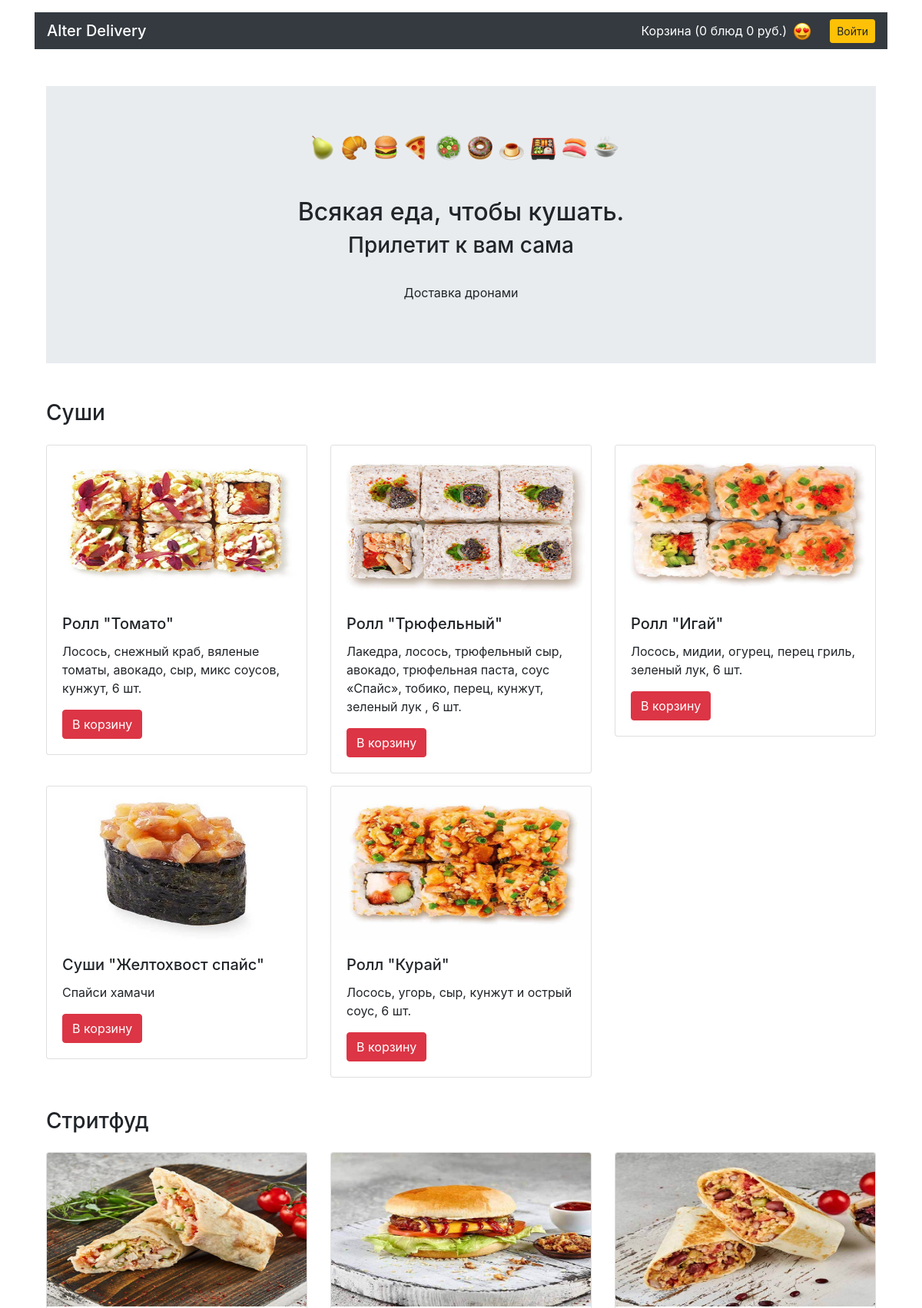
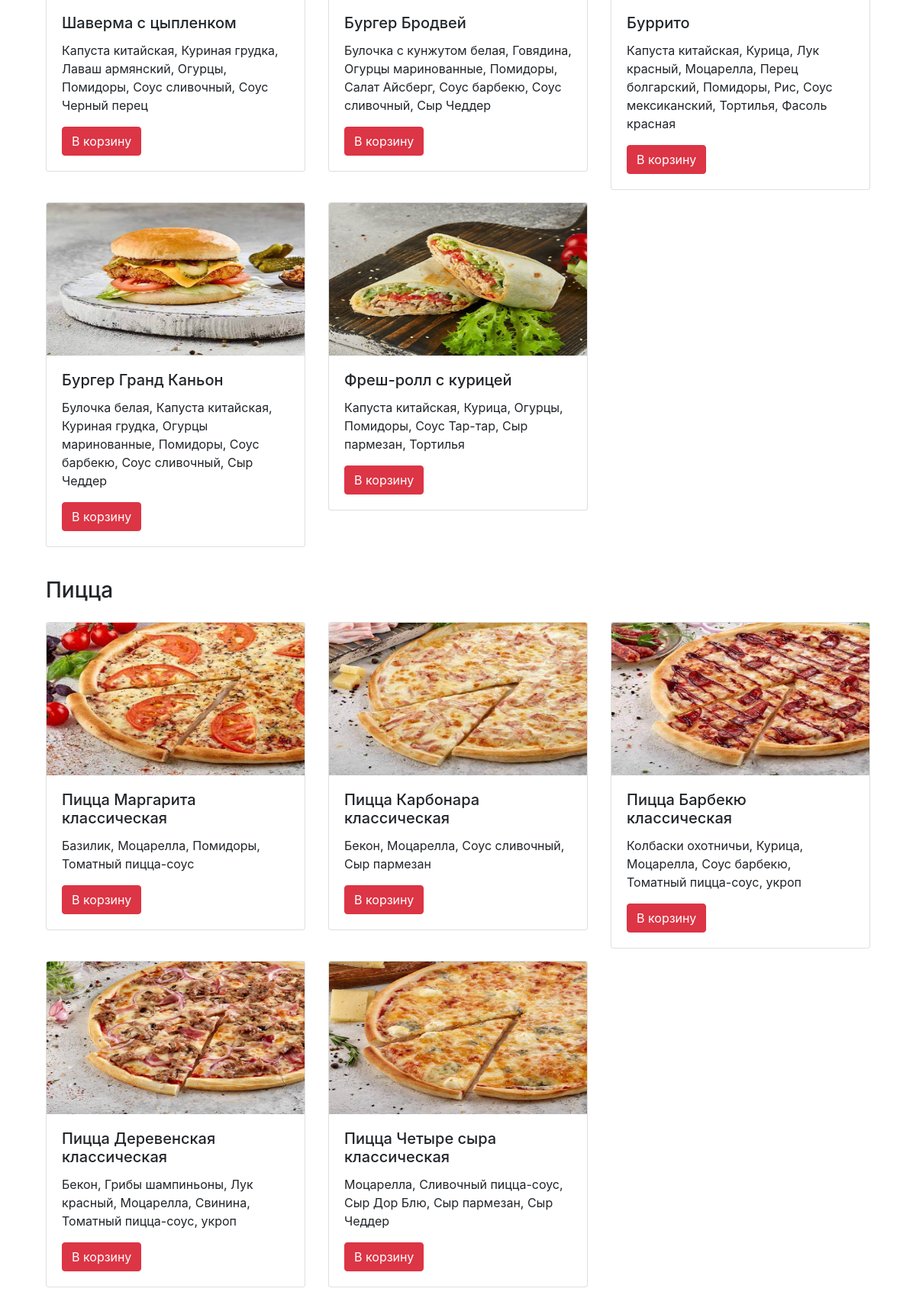
The page / (upper part) on the database its author committed (2 pictures, top to bottom).
### models.py (models this page shows)
class Category(db.Model):
    __tablename__ = "category"
    id = Column(Integer, primary_key=True)
    title = Column(String, nullable=False)
    dishes = relationship("Dish", back_populates="category")

class Dish(db.Model):
    __tablename__ = "dishes"
    id = Column(Integer, primary_key=True)
    title = Column(String, nullable=False)
    price = Column(Integer, nullable=False)
    description = Column(String, nullable=False)
    picture = Column(String, nullable=False)
    category_id = Column(Integer, ForeignKey("category.id"))
    category = relationship("Category", back_populates="dishes")

### views.py (the view)
@app.route('/')
def home():
    dishes_num = len(session.get("cart", []))
    dishes_word = get_dish_num_name(dishes_num)
    categories = db.session.query(Category).all()
    return render_template("main.html", summa=session.get("summa", 0), dishes_num=dishes_num, dishes_word=dishes_word,
                           categories=categories, auth=session.get("is_auth"))

### views.py (called while the page is built)
def get_dish_num_name(dishes_num: int) -> str:
    dishes_num = str(dishes_num)[::-1]
    if len(dishes_num) > 1 and (dishes_num[0:2] in ("11", "21", "31", "41", "51")):
        return "блюд"
    elif dishes_num[0] == "1":
        return "блюдо"
    elif dishes_num[0] == "2" or dishes_num[0] == "2" or dishes_num[0] == "3" or dishes_num[0] == "4":
        return "блюда"
    else:
       return "блюд"

### templates/main.html (shortened to what this page needs)
{% extends 'base.html' %}
{% block container %}
<body>
{% include "promo.html" %}
    {% for cat in categories %}
    <section>
      <h3 class="my-4">{{ cat.title }}</h3>
      <div class="row mt-4">
        {% for dish in cat.dishes %}
        <div class="col-12 col-md-4">
          <div class="card mb-3">
            <img src=static/pictures/{{ dish.picture }} width="300" height="200" class="card-img-top" alt="">
            <div class="card-body">
              <h4 class="h5 card-title">{{ dish.title }}</h4>
              <p class="card-text">{{ dish.description }}</p>
                   <form action="/cart" method="POST">
                       <input type="submit" value="В корзину" class="btn btn-danger ">
                   </form>
            </div>
          </div>
        </div>
        {% endfor %}
    </section>
    {% endfor %}
  </main>
{% endblock %}

### templates/base.html (style rules this page uses)
html { position: relative; min-height: 100%; }
body { margin-bottom: 60px; }

### rows shown on the page
Category: title "Суши"
Dish: picture (picture), title "Ролл \"Томато\"", description "Лосось, снежный краб, вяленые томаты, авокадо, сыр, микс соусов, кунжут, 6 шт."
Dish: picture (picture), title "Ролл \"Трюфельный\"", description "Лакедра, лосось, трюфельный сыр, авокадо, трюфельная паста, соус «Спайс», тобико, перец, кунжут, зеленый лук , 6 шт."
Dish: picture (picture), title "Ролл \"Игай\"", description "Лосось, мидии, огурец, перец гриль, зеленый лук, 6 шт."
Dish: picture (picture), title "Суши \"Желтохвост спайс\"", description "Спайси хамачи"
Dish: picture (picture), title "Ролл \"Курай\"", description "Лосось, угорь, сыр, кунжут и острый соус, 6 шт."
Category: title "Стритфуд"
Dish: picture (picture), title "Шаверма с цыпленком", description "Капуста китайская, Куриная грудка, Лаваш армянский, Огурцы, Помидоры, Соус сливочный, Соус Черный перец"
Dish: picture (picture), title "Бургер Бродвей", description "Булочка с кунжутом белая, Говядина, Огурцы маринованные, Помидоры, Салат Айсберг, Соус барбекю, Соус сливочный, Сыр Чеддер"
Dish: picture (picture), title "Буррито", description "Капуста китайская, Курица, Лук красный, Моцарелла, Перец болгарский, Помидоры, Рис, Соус мексиканский, Тортилья, Фасоль красная"
Dish: picture (picture), title "Бургер Гранд Каньон", description "Булочка белая, Капуста китайская, Куриная грудка, Огурцы маринованные, Помидоры, Соус барбекю, Соус сливочный, Сыр Чеддер"
Dish: picture (picture), title "Фреш-ролл с курицей", description "Капуста китайская, Курица, Огурцы, Помидоры, Соус Тар-тар, Сыр пармезан, Тортилья"
Category: title "Пицца"
Dish: picture (picture), title "Пицца Маргарита классическая", description "Базилик, Моцарелла, Помидоры, Томатный пицца-соус"
Dish: picture (picture), title "Пицца Карбонара классическая", description "Бекон, Моцарелла, Соус сливочный, Сыр пармезан"
Dish: picture (picture), title "Пицца Барбекю классическая", description "Колбаски охотничьи, Курица, Моцарелла, Соус барбекю, Томатный пицца-соус, укроп"
Dish: picture (picture), title "Пицца Деревенская классическая", description "Бекон, Грибы шампиньоны, Лук красный, Моцарелла, Свинина, Томатный пицца-соус, укроп"
Dish: picture (picture), title "Пицца Четыре сыра классическая", description "Моцарелла, Сливочный пицца-соус, Сыр Дор Блю, Сыр пармезан, Сыр Чеддер"

### other values the page prints
{{ dishes_num }} "0"
{{ dishes_word }} "блюд"
{{ summa }} "0"
